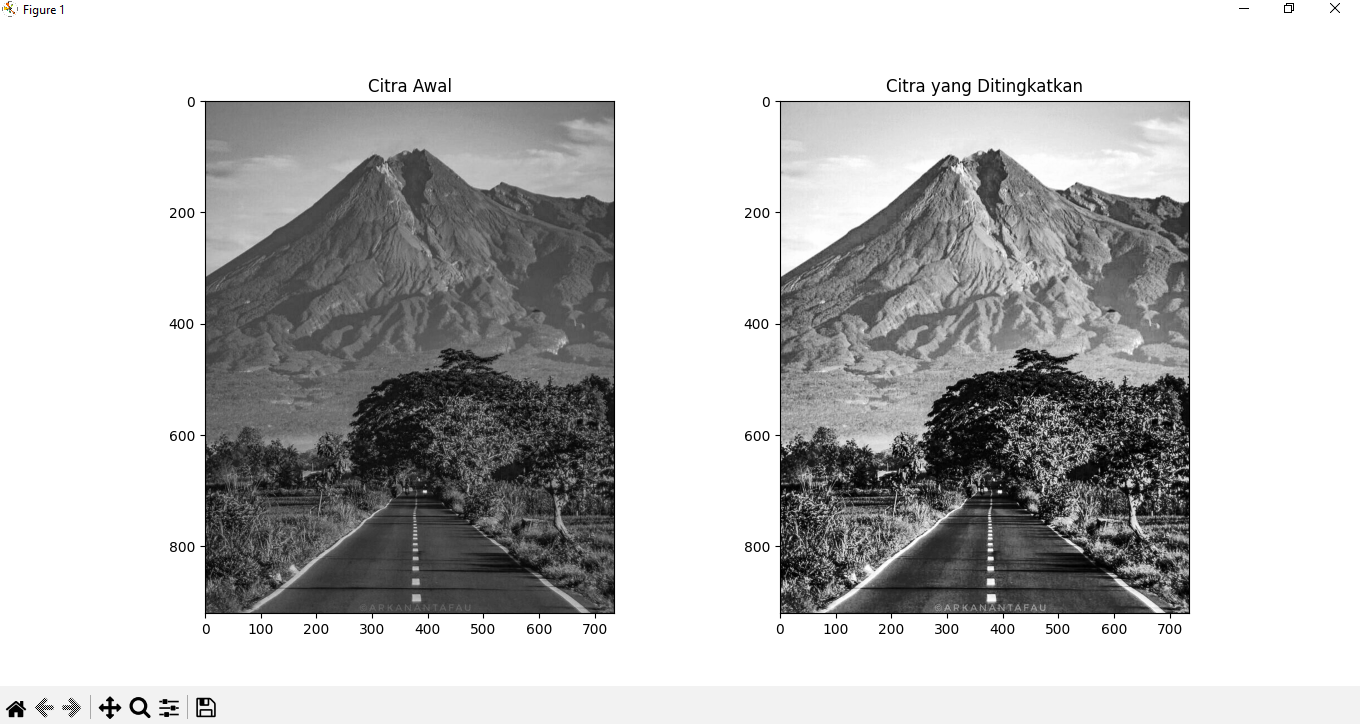

The script that drew this image:
import numpy as np
import imageio
import matplotlib.pyplot as plt
from scipy.ndimage import gaussian_filter

def histogram_equalization(image):
    hist, bins = np.histogram(image.flatten(), bins=256, range=[0,256])
    cdf = hist.cumsum()
    cdf_normalized = cdf / cdf[-1]  
    mapped_values = np.floor(255 * cdf_normalized).astype('uint8')
    equalized_image = mapped_values[image]
    return equalized_image

path = "C:\\Users\\Administrator\\Downloads\\Pemandangan aesthetic.jpg"
image = imageio.imread(path)  
if image.ndim == 3:
    image = image.mean(axis=2).astype(np.uint8)

equalized_image = histogram_equalization(image)

plt.figure(figsize=(12, 6))
plt.subplot(1, 2, 1)
plt.title('Citra Awal')
plt.imshow(image, cmap='gray')
plt.subplot(1, 2, 2)
plt.title('Citra yang Ditingkatkan')
plt.imshow(equalized_image, cmap='gray')
plt.show()
